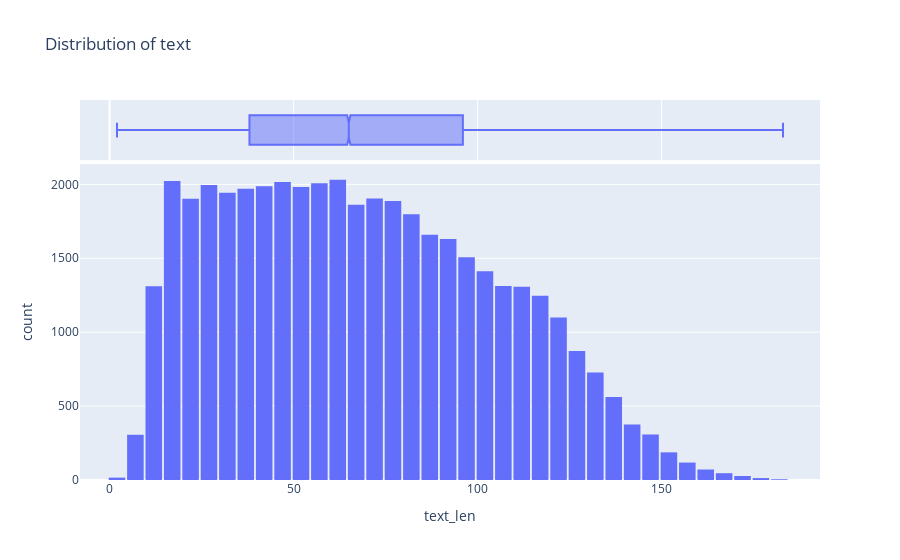

The notebook cell this image was saved under:
### Code cell
fig = px.histogram(df_no_outliers,
                   x='text_len',
                   marginal='box',
                   nbins=47,
                   title='Distribution of text')
fig.update_layout(bargap=0.1)
fig.show()

### Figure 1 — Plotly figure (JSON) as saved in the notebook; plotly's stock layout.template omitted (floating-point values rounded to 4 significant figures; data arrays with more than 128 entries replaced by an {"elided": "..."} marker saying what was removed)
{"data": [{"alignmentgroup": "True", "bingroup": "x", "hovertemplate": "text_len=%{x}<br>count=%{y}<extra></extra>", "legendgroup": "", "marker": {"color": "#636efa", "pattern": {"shape": ""}}, "name": "", "nbinsx": 47, "offsetgroup": "", "orientation": "v", "showlegend": false, "type": "histogram", "x": {"elided": "43432 int values"}, "xaxis": "x", "yaxis": "y"}, {"alignmentgroup": "True", "hovertemplate": "text_len=%{x}<extra></extra>", "legendgroup": "", "marker": {"color": "#636efa"}, "name": "", "notched": true, "offsetgroup": "", "showlegend": false, "type": "box", "x": {"elided": "43432 int values"}, "xaxis": "x2", "yaxis": "y2"}], "layout": {"bargap": 0.1, "barmode": "relative", "legend": {"tracegroupgap": 0}, "title": {"text": "Distribution of text"}, "xaxis": {"anchor": "y", "domain": [0, 1], "title": {"text": "text_len"}}, "xaxis2": {"anchor": "y2", "domain": [0, 1], "matches": "x", "showgrid": true, "showticklabels": false}, "yaxis": {"anchor": "x", "domain": [0, 0.8316], "title": {"text": "count"}}, "yaxis2": {"anchor": "x2", "domain": [0.8416, 1], "matches": "y2", "showgrid": false, "showline": false, "showticklabels": false, "ticks": ""}}}
